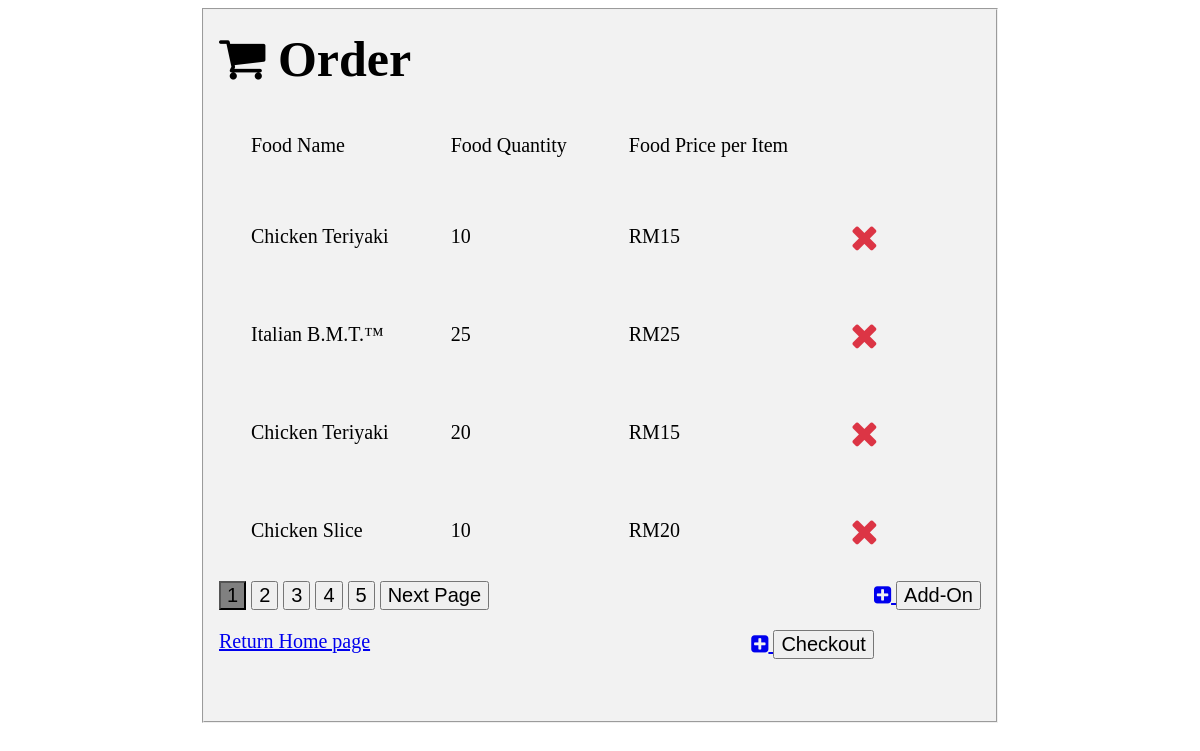
Page /order.php?email=12112017613@gmail.com on the committed database.
### tables this page shows
CREATE TABLE `orders` (
  `order_ID` int(30) NOT NULL,
  `Food_ID` int(30) NOT NULL,
  `foodname` varchar(30) NOT NULL,
  `price` int(30) NOT NULL,
  `quantity` int(30) NOT NULL,
  `username` varchar(30) NOT NULL
);

### order.php (the view, shortened to what this page needs)
<?php include("config.php"); ?>
<html>
<head><title>Manage Order | 1 Coin Sandwich</title>
  <link rel="stylesheet" href="https://cdnjs.cloudflare.com/ajax/libs/font-awesome/4.7.0/css/font-awesome.min.css">
</head>
<body>
<div class="middle">
    <fieldset>
        <?php
        $sql = "SELECT * FROM orders";
        $result = mysqli_query($conn,$sql);
        $id = $_GET['email'];
        ?>
      <h1><i class="fa fa-shopping-cart" style="font-size:50px"></i><b style="font-size: 50px;"> Order</b></h1>
      <table border="0px">
        <tr>
          <td>Food Name </td>
          <td>Food Quantity</td>
          <td>Food Price per Item</td>
        </tr>
        <?php
        while($row = mysqli_fetch_array($result))
        {
            ?>
        <tr>
          <td><?php echo $row["foodname"]; ?></td>
          <td><?php echo $row["quantity"];	?></td>
          <td>RM<?php echo $row["price"];?></td>
          <td><a href="deleteorder.php?order_ID=<?php echo $row['order_ID']; ?>&&email=<?php echo $id?>"><i class="fa fa-close" style="font-size:36px;color:#dc3545;"></i></a>
          </td>
        </tr>
            <?php
        }
		?>
      </table>
      <button style="background-color: gray;">1</button>
      <button>2</button>
      <button>3</button>
      <button>4</button>
      <button>5</button>
      <button>Next Page</button><span class="left"><a href="Homepage.php?email=<?php echo $id?>" alt="insert"><i class="fa fa-plus-square"></i> <input type="button" value="Add-On"></span></p>
      <a href="Homepage.php?email=<?php echo $id?>">Return Home page
      <div class="left"><a href="payment.php?email=<?php echo $id?>" alt="payment"><i class="fa fa-plus-square"></i> <input type="button" value="Checkout"></div>
    </fieldset>
  </div>

### order.php (style rules this page uses)
fieldset { background-color: #f2f2f2; }
.middle { max-width: 800px; margin: auto; }
* { font-size: 20px; }
.left { float: right; margin-bottom: 50px; }
td, th { text-align: left; padding: 30px; }

### rows in the picture
orders: foodname "Chicken Teriyaki", quantity "10", price "15"
orders: foodname "Italian B.M.T.™", quantity "25", price "25"
orders: foodname "Chicken Teriyaki", quantity "20", price "15"
orders: foodname "Chicken Slice", quantity "10", price "20"
